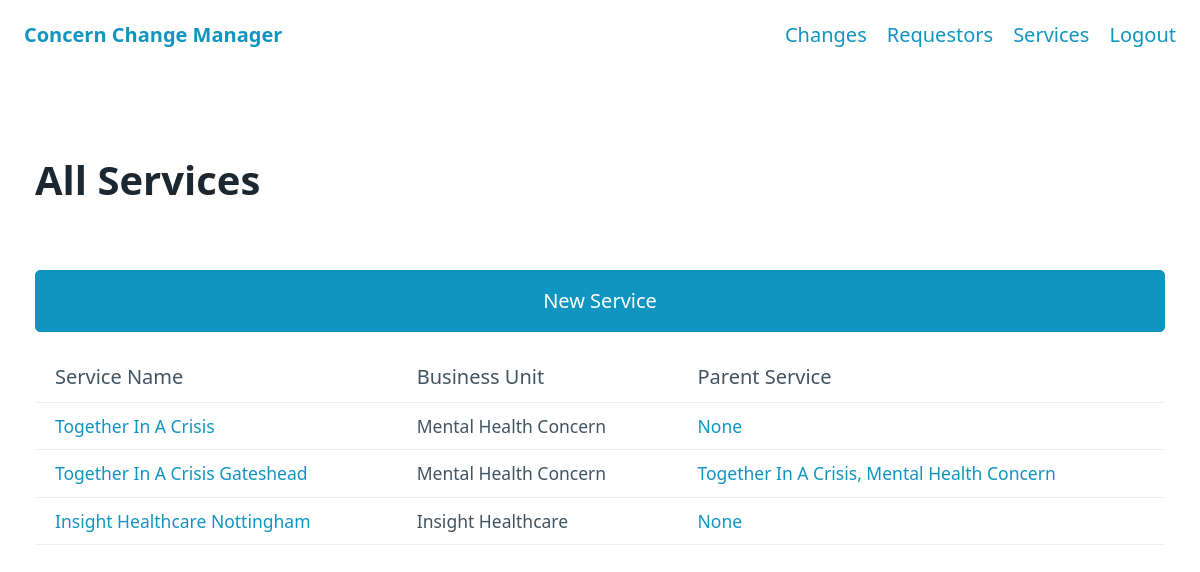
Page /services (signed in) on the committed database.
### main/models.py (models this page shows)
class Service (models.Model):
    id = models.IntegerField(primary_key=True)
    name = models.CharField(max_length=50)
    BUSINESS_UNIT_OPTIONS = (
        ("Group", "Group"),
        ("Insight Healthcare", "Insight Healthcare"),
        ("Mental Health Concern", "Mental Health Concern"),
    )
    business_unit = models.CharField(
        max_length=50, choices=BUSINESS_UNIT_OPTIONS)
    description = models.TextField(null=True, blank=True)
    main_contact_number = models.CharField(
        max_length=18, null=True, blank=True)
    parent_service = models.ForeignKey(
        'self', null=True, blank=True, on_delete=models.SET_NULL, related_name="child_services")
    def get_absolute_url(self):
        return reverse('service-detail', kwargs={'pk': self.pk})
    def __str__(self):
        return self.name + ', ' + self.business_unit

### main/views.py (the view)
class ServiceListView(ListView):
    model = Service
    template_name = "main/service-list.html"

### main/templates/main/service-list.html (shortened to what this page needs)
{% extends 'list-view.html' %}
{% block list-title %}All Services{% endblock list-title %}
{% block create-button %}
<button onclick="window.location='service/new';">New Service</button>
{% endblock create-button %}
{% block table-headers %}
    <th>Service Name</th>
    <th>Business Unit</th>
    <th>Parent Service</th>
{% endblock table-headers %}
{% block list-content %}
    <td><a href={{object.get_absolute_url}}>{{object.name}}</a></td>
    <td>{{object.business_unit}}</td>
    <td><a href={{object.parent_service.get_absolute_url}}>{{object.parent_service}}</a></td>
{% endblock list-content %}

### templates/list-view.html
{% extends 'base.html' %}
{% block content %}
<h1>{% block list-title %}{% endblock list-title %}</h1>
{% block create-button %}{% endblock create-button %}
{% if object_list|length > 0 %}
<table>
    <tr>
        {% block table-headers %}
        {% endblock table-headers %}
    </tr>
    {% for object in object_list %}
        <tr>
            {% block list-content %}
            {% endblock list-content %}
        </tr>
    {% endfor %}
</table>
{% else %}
    <h4>No items found</h4>
{% endif %}
{% endblock content %}

### rows in the picture
Service: name "Together In A Crisis", business_unit "Mental Health Concern", parent_service "None"
Service: name "Together In A Crisis Gateshead", business_unit "Mental Health Concern", parent_service "Together In A Crisis, Mental Health Concern"
Service: name "Insight Healthcare Nottingham", business_unit "Insight Healthcare", parent_service "None"
